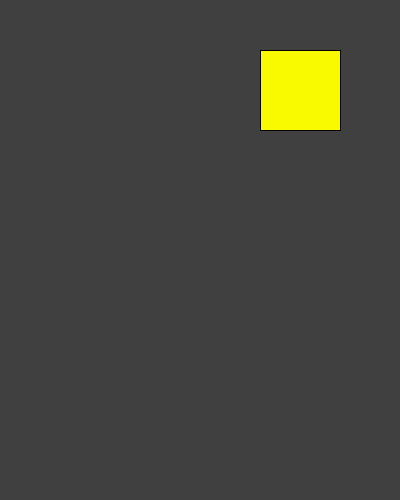
Frame 1 (no input)
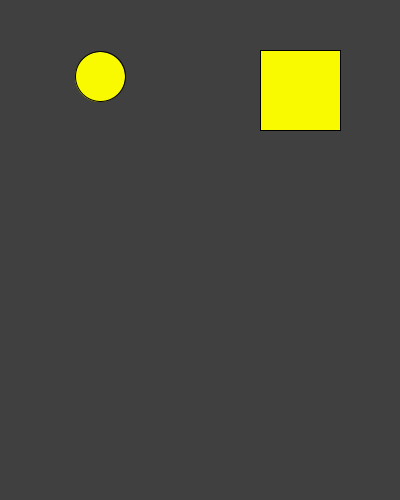
Frame 60 (the mouse pressed at the canvas centre just before this capture)
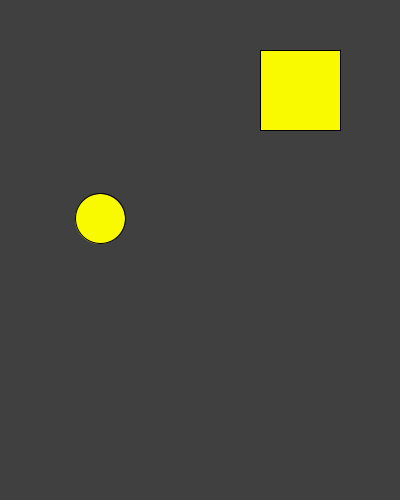
Frame 120 (the mouse held since frame 60 and released just before this capture)

The Processing sketch that drew these frames (run headless with seeded random() and noise(); from frame 60 on, the mouse is pressed at the canvas centre):

// Processing sketch: processing_59587
// ── processing_59587.pde

// Problem set 3 Question 1 
Circle ball;
 
boolean animate = true;
 
void setup() {
  size(400, 500);
  smooth();
  ball = new Circle();
}
 
 
void draw () {
  background(64);
  ball.move();
  ball.display();
  if (animate == true) {
    fill(249, 250, 0);
  }
  else {
    fill(28, 250, 0);
  }
  rect(260, 50, 80, 80);
}
 
 
void mousePressed() {
  if ( mouseX > 260 && mouseX < (260+80) && mouseY > 50 && mouseY < (50+80)) {
    // toggle the value of on
    // in other words, if on == true, then on becomes not true (false) and
    // vice versa
    animate = !animate; // on = (not)on
  }
}
 
class Circle {
 
  float speed;
  float gravity;
  float xpos;
  float ypos ;
  float dimensions;
 
  Circle () {
    speed = 0;
    gravity = 0.1;
    xpos = width/4;
    ypos = -100;
    dimensions = 50;
  }
 
  void display () {
    ellipse (xpos, ypos, dimensions, dimensions);
  }
  void move() {
    if (animate == true) {
      ypos = ypos + speed;
      speed = speed + gravity;
      if (ypos >= height-120) {
        // reduce the speed on every bounce to make it more
        // realistic.. try -1 and see what happens
        speed *= -0.9;
      }
    }
  }
}
